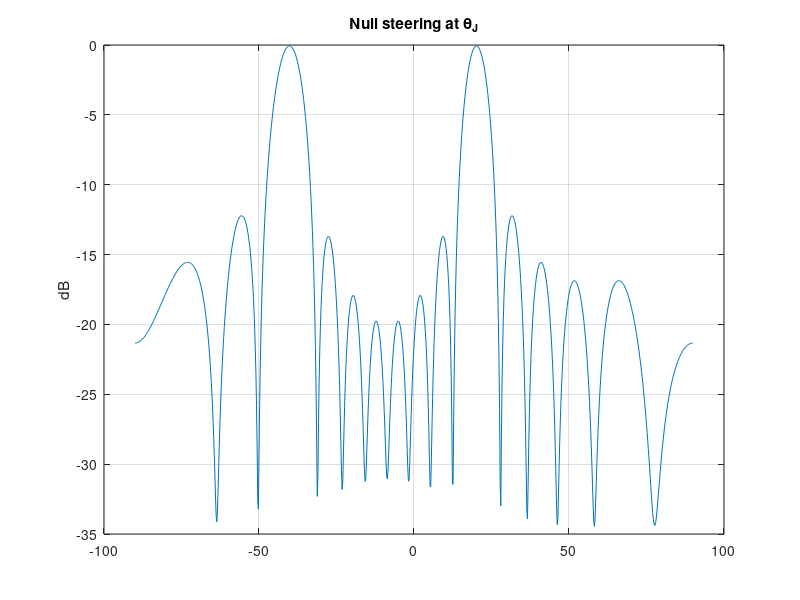

This chart was generated by the following MATLAB code:
% Пространственные нули
% Глубокий провал в сторону помехи

thetaJ = -40;
N = 16;
theta0 = 20;
theta = -90:0.2:90;
AF = zeros(1, numel(theta));
for k = 1:N
    AF = AF + exp(1i*pi*(k-1)*(sind(theta) - sind(theta0))) ...
            - exp(1i*pi*(k-1)*(sind(theta) - sind(thetaJ)));
end
figure;
plot(theta, 20*log10(abs(AF)/N + 1e-12));
title('Null steering at \theta_J'); ylabel('dB'); grid on;

%{
@play
{
 "title": "Spatial nulls",
 "groups": [
  {
   "name": "Interference",
   "controls": [
    {
     "var": "thetaJ",
     "label": "Interference angle",
     "min": -80,
     "max": 80,
     "step": 5,
     "default": -40
    }
   ]
  }
 ]
}
%}
